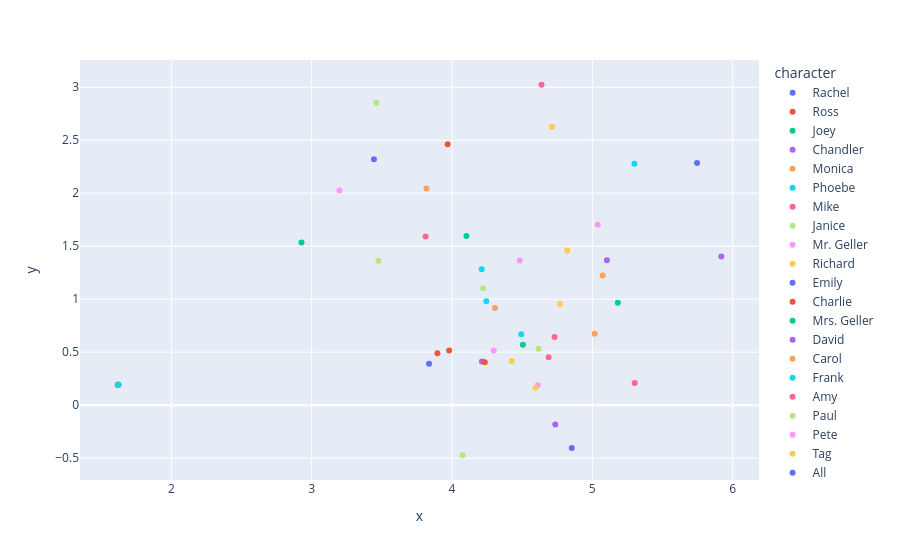

Here is the notebook cell this chart was saved with:
### Code cell
import plotly.express as px
fig = px.scatter(Data, x = z[: ,0], y = z [:,1], color="character")
fig.show()

### Figure 1 — Plotly figure (JSON) as saved in the notebook; plotly's stock layout.template omitted (floating-point values rounded to 4 significant figures)
{"data": [{"hovertemplate": "character=Rachel<br>x=%{x}<br>y=%{y}<extra></extra>", "legendgroup": "Rachel", "marker": {"color": "#636efa", "symbol": "circle"}, "mode": "markers", "name": "Rachel", "orientation": "v", "showlegend": true, "type": "scatter", "x": [1.62], "xaxis": "x", "y": [0.1914], "yaxis": "y"}, {"hovertemplate": "character=Ross<br>x=%{x}<br>y=%{y}<extra></extra>", "legendgroup": "Ross", "marker": {"color": "#EF553B", "symbol": "circle"}, "mode": "markers", "name": "Ross", "orientation": "v", "showlegend": true, "type": "scatter", "x": [1.62], "xaxis": "x", "y": [0.192], "yaxis": "y"}, {"hovertemplate": "character=Joey<br>x=%{x}<br>y=%{y}<extra></extra>", "legendgroup": "Joey", "marker": {"color": "#00cc96", "symbol": "circle"}, "mode": "markers", "name": "Joey", "orientation": "v", "showlegend": true, "type": "scatter", "x": [1.617], "xaxis": "x", "y": [0.1924], "yaxis": "y"}, {"hovertemplate": "character=Chandler<br>x=%{x}<br>y=%{y}<extra></extra>", "legendgroup": "Chandler", "marker": {"color": "#ab63fa", "symbol": "circle"}, "mode": "markers", "name": "Chandler", "orientation": "v", "showlegend": true, "type": "scatter", "x": [1.622], "xaxis": "x", "y": [0.193], "yaxis": "y"}, {"hovertemplate": "character=Monica<br>x=%{x}<br>y=%{y}<extra></extra>", "legendgroup": "Monica", "marker": {"color": "#FFA15A", "symbol": "circle"}, "mode": "markers", "name": "Monica", "orientation": "v", "showlegend": true, "type": "scatter", "x": [1.623], "xaxis": "x", "y": [0.1933], "yaxis": "y"}, {"hovertemplate": "character=Phoebe<br>x=%{x}<br>y=%{y}<extra></extra>", "legendgroup": "Phoebe", "marker": {"color": "#19d3f3", "symbol": "circle"}, "mode": "markers", "name": "Phoebe", "orientation": "v", "showlegend": true, "type": "scatter", "x": [1.622], "xaxis": "x", "y": [0.1927], "yaxis": "y"}, {"hovertemplate": "character=Mike<br>x=%{x}<br>y=%{y}<extra></extra>", "legendgroup": "Mike", "marker": {"color": "#FF6692", "symbol": "circle"}, "mode": "markers", "name": "Mike", "orientation": "v", "showlegend": true, "type": "scatter", "x": [4.638], "xaxis": "x", "y": [3.024], "yaxis": "y"}, {"hovertemplate": "character=Janice<br>x=%{x}<br>y=%{y}<extra></extra>", "legendgroup": "Janice", "marker": {"color": "#B6E880", "symbol": "circle"}, "mode": "markers", "name": "Janice", "orientation": "v", "showlegend": true, "type": "scatter", "x": [3.461], "xaxis": "x", "y": [2.855], "yaxis": "y"}, {"hovertemplate": "character=Mr. Geller<br>x=%{x}<br>y=%{y}<extra></extra>", "legendgroup": "Mr. Geller", "marker": {"color": "#FF97FF", "symbol": "circle"}, "mode": "markers", "name": "Mr. Geller", "orientation": "v", "showlegend": true, "type": "scatter", "x": [3.197], "xaxis": "x", "y": [2.025], "yaxis": "y"}, {"hovertemplate": "character=Richard<br>x=%{x}<br>y=%{y}<extra></extra>", "legendgroup": "Richard", "marker": {"color": "#FECB52", "symbol": "circle"}, "mode": "markers", "name": "Richard", "orientation": "v", "showlegend": true, "type": "scatter", "x": [4.712], "xaxis": "x", "y": [2.626], "yaxis": "y"}, {"hovertemplate": "character=Emily<br>x=%{x}<br>y=%{y}<extra></extra>", "legendgroup": "Emily", "marker": {"color": "#636efa", "symbol": "circle"}, "mode": "markers", "name": "Emily", "orientation": "v", "showlegend": true, "type": "scatter", "x": [3.444], "xaxis": "x", "y": [2.319], "yaxis": "y"}, {"hovertemplate": "character=Charlie<br>x=%{x}<br>y=%{y}<extra></extra>", "legendgroup": "Charlie", "marker": {"color": "#EF553B", "symbol": "circle"}, "mode": "markers", "name": "Charlie", "orientation": "v", "showlegend": true, "type": "scatter", "x": [3.969], "xaxis": "x", "y": [2.463], "yaxis": "y"}, {"hovertemplate": "character=Mrs. Geller<br>x=%{x}<br>y=%{y}<extra></extra>", "legendgroup": "Mrs. Geller", "marker": {"color": "#00cc96", "symbol": "circle"}, "mode": "markers", "name": "Mrs. Geller", "orientation": "v", "showlegend": true, "type": "scatter", "x": [2.927], "xaxis": "x", "y": [1.535], "yaxis": "y"}, {"hovertemplate": "character=David<br>x=%{x}<br>y=%{y}<extra></extra>", "legendgroup": "David", "marker": {"color": "#ab63fa", "symbol": "circle"}, "mode": "markers", "name": "David", "orientation": "v", "showlegend": true, "type": "scatter", "x": [5.919], "xaxis": "x", "y": [1.402], "yaxis": "y"}, {"hovertemplate": "character=Carol<br>x=%{x}<br>y=%{y}<extra></extra>", "legendgroup": "Carol", "marker": {"color": "#FFA15A", "symbol": "circle"}, "mode": "markers", "name": "Carol", "orientation": "v", "showlegend": true, "type": "scatter", "x": [3.818], "xaxis": "x", "y": [2.045], "yaxis": "y"}, {"hovertemplate": "character=Frank<br>x=%{x}<br>y=%{y}<extra></extra>", "legendgroup": "Frank", "marker": {"color": "#19d3f3", "symbol": "circle"}, "mode": "markers", "name": "Frank", "orientation": "v", "showlegend": true, "type": "scatter", "x": [5.3], "xaxis": "x", "y": [2.278], "yaxis": "y"}, {"hovertemplate": "character=Amy<br>x=%{x}<br>y=%{y}<extra></extra>", "legendgroup": "Amy", "marker": {"color": "#FF6692", "symbol": "circle"}, "mode": "markers", "name": "Amy", "orientation": "v", "showlegend": true, "type": "scatter", "x": [3.811], "xaxis": "x", "y": [1.591], "yaxis": "y"}, {"hovertemplate": "character=Paul<br>x=%{x}<br>y=%{y}<extra></extra>", "legendgroup": "Paul", "marker": {"color": "#B6E880", "symbol": "circle"}, "mode": "markers", "name": "Paul", "orientation": "v", "showlegend": true, "type": "scatter", "x": [3.476], "xaxis": "x", "y": [1.363], "yaxis": "y"}, {"hovertemplate": "character=Pete<br>x=%{x}<br>y=%{y}<extra></extra>", "legendgroup": "Pete", "marker": {"color": "#FF97FF", "symbol": "circle"}, "mode": "markers", "name": "Pete", "orientation": "v", "showlegend": true, "type": "scatter", "x": [5.039], "xaxis": "x", "y": [1.701], "yaxis": "y"}, {"hovertemplate": "character=Tag<br>x=%{x}<br>y=%{y}<extra></extra>", "legendgroup": "Tag", "marker": {"color": "#FECB52", "symbol": "circle"}, "mode": "markers", "name": "Tag", "orientation": "v", "showlegend": true, "type": "scatter", "x": [4.821], "xaxis": "x", "y": [1.46], "yaxis": "y"}, {"hovertemplate": "character=All<br>x=%{x}<br>y=%{y}<extra></extra>", "legendgroup": "All", "marker": {"color": "#636efa", "symbol": "circle"}, "mode": "markers", "name": "All", "orientation": "v", "showlegend": true, "type": "scatter", "x": [5.746], "xaxis": "x", "y": [2.286], "yaxis": "y"}, {"hovertemplate": "character=Gunther<br>x=%{x}<br>y=%{y}<extra></extra>", "legendgroup": "Gunther", "marker": {"color": "#EF553B", "symbol": "circle"}, "mode": "markers", "name": "Gunther", "orientation": "v", "showlegend": true, "type": "scatter", "x": [3.896], "xaxis": "x", "y": [0.4886], "yaxis": "y"}, {"hovertemplate": "character=Mona<br>x=%{x}<br>y=%{y}<extra></extra>", "legendgroup": "Mona", "marker": {"color": "#00cc96", "symbol": "circle"}, "mode": "markers", "name": "Mona", "orientation": "v", "showlegend": true, "type": "scatter", "x": [4.103], "xaxis": "x", "y": [1.597], "yaxis": "y"}, {"hovertemplate": "character=Gary<br>x=%{x}<br>y=%{y}<extra></extra>", "legendgroup": "Gary", "marker": {"color": "#ab63fa", "symbol": "circle"}, "mode": "markers", "name": "Gary", "orientation": "v", "showlegend": true, "type": "scatter", "x": [5.104], "xaxis": "x", "y": [1.367], "yaxis": "y"}, {"hovertemplate": "character=Joshua<br>x=%{x}<br>y=%{y}<extra></extra>", "legendgroup": "Joshua", "marker": {"color": "#FFA15A", "symbol": "circle"}, "mode": "markers", "name": "Joshua", "orientation": "v", "showlegend": true, "type": "scatter", "x": [5.074], "xaxis": "x", "y": [1.224], "yaxis": "y"}, {"hovertemplate": "character=Jill<br>x=%{x}<br>y=%{y}<extra></extra>", "legendgroup": "Jill", "marker": {"color": "#19d3f3", "symbol": "circle"}, "mode": "markers", "name": "Jill", "orientation": "v", "showlegend": true, "type": "scatter", "x": [4.211], "xaxis": "x", "y": [1.282], "yaxis": "y"}, {"hovertemplate": "character=Eddie<br>x=%{x}<br>y=%{y}<extra></extra>", "legendgroup": "Eddie", "marker": {"color": "#FF6692", "symbol": "circle"}, "mode": "markers", "name": "Eddie", "orientation": "v", "showlegend": true, "type": "scatter", "x": [5.302], "xaxis": "x", "y": [0.2087], "yaxis": "y"}, {"hovertemplate": "character=Doug<br>x=%{x}<br>y=%{y}<extra></extra>", "legendgroup": "Doug", "marker": {"color": "#B6E880", "symbol": "circle"}, "mode": "markers", "name": "Doug", "orientation": "v", "showlegend": true, "type": "scatter", "x": [4.075], "xaxis": "x", "y": [-0.4731], "yaxis": "y"}, {"hovertemplate": "character=Kathy<br>x=%{x}<br>y=%{y}<extra></extra>", "legendgroup": "Kathy", "marker": {"color": "#FF97FF", "symbol": "circle"}, "mode": "markers", "name": "Kathy", "orientation": "v", "showlegend": true, "type": "scatter", "x": [4.483], "xaxis": "x", "y": [1.365], "yaxis": "y"}, {"hovertemplate": "character=Eric<br>x=%{x}<br>y=%{y}<extra></extra>", "legendgroup": "Eric", "marker": {"color": "#FECB52", "symbol": "circle"}, "mode": "markers", "name": "Eric", "orientation": "v", "showlegend": true, "type": "scatter", "x": [4.769], "xaxis": "x", "y": [0.9544], "yaxis": "y"}, {"hovertemplate": "character=Joanna<br>x=%{x}<br>y=%{y}<extra></extra>", "legendgroup": "Joanna", "marker": {"color": "#636efa", "symbol": "circle"}, "mode": "markers", "name": "Joanna", "orientation": "v", "showlegend": true, "type": "scatter", "x": [3.836], "xaxis": "x", "y": [0.3903], "yaxis": "y"}, {"hovertemplate": "character=Dr. Green<br>x=%{x}<br>y=%{y}<extra></extra>", "legendgroup": "Dr. Green", "marker": {"color": "#EF553B", "symbol": "circle"}, "mode": "markers", "name": "Dr. Green", "orientation": "v", "showlegend": true, "type": "scatter", "x": [3.979], "xaxis": "x", "y": [0.5147], "yaxis": "y"}, {"hovertemplate": "character=Janine<br>x=%{x}<br>y=%{y}<extra></extra>", "legendgroup": "Janine", "marker": {"color": "#00cc96", "symbol": "circle"}, "mode": "markers", "name": "Janine", "orientation": "v", "showlegend": true, "type": "scatter", "x": [5.182], "xaxis": "x", "y": [0.9659], "yaxis": "y"}, {"hovertemplate": "character=Erica<br>x=%{x}<br>y=%{y}<extra></extra>", "legendgroup": "Erica", "marker": {"color": "#ab63fa", "symbol": "circle"}, "mode": "markers", "name": "Erica", "orientation": "v", "showlegend": true, "type": "scatter", "x": [4.213], "xaxis": "x", "y": [0.4123], "yaxis": "y"}, {"hovertemplate": "character=Woman<br>x=%{x}<br>y=%{y}<extra></extra>", "legendgroup": "Woman", "marker": {"color": "#FFA15A", "symbol": "circle"}, "mode": "markers", "name": "Woman", "orientation": "v", "showlegend": true, "type": "scatter", "x": [4.306], "xaxis": "x", "y": [0.916], "yaxis": "y"}, {"hovertemplate": "character=Susan<br>x=%{x}<br>y=%{y}<extra></extra>", "legendgroup": "Susan", "marker": {"color": "#19d3f3", "symbol": "circle"}, "mode": "markers", "name": "Susan", "orientation": "v", "showlegend": true, "type": "scatter", "x": [4.244], "xaxis": "x", "y": [0.9799], "yaxis": "y"}, {"hovertemplate": "character=Mr. Treeger<br>x=%{x}<br>y=%{y}<extra></extra>", "legendgroup": "Mr. Treeger", "marker": {"color": "#FF6692", "symbol": "circle"}, "mode": "markers", "name": "Mr. Treeger", "orientation": "v", "showlegend": true, "type": "scatter", "x": [4.731], "xaxis": "x", "y": [0.6437], "yaxis": "y"}, {"hovertemplate": "character=Elizabeth<br>x=%{x}<br>y=%{y}<extra></extra>", "legendgroup": "Elizabeth", "marker": {"color": "#B6E880", "symbol": "circle"}, "mode": "markers", "name": "Elizabeth", "orientation": "v", "showlegend": true, "type": "scatter", "x": [4.221], "xaxis": "x", "y": [1.103], "yaxis": "y"}, {"hovertemplate": "character=Cecilia<br>x=%{x}<br>y=%{y}<extra></extra>", "legendgroup": "Cecilia", "marker": {"color": "#FF97FF", "symbol": "circle"}, "mode": "markers", "name": "Cecilia", "orientation": "v", "showlegend": true, "type": "scatter", "x": [4.611], "xaxis": "x", "y": [0.1872], "yaxis": "y"}, {"hovertemplate": "character=Gavin<br>x=%{x}<br>y=%{y}<extra></extra>", "legendgroup": "Gavin", "marker": {"color": "#FECB52", "symbol": "circle"}, "mode": "markers", "name": "Gavin", "orientation": "v", "showlegend": true, "type": "scatter", "x": [4.425], "xaxis": "x", "y": [0.4173], "yaxis": "y"}, {"hovertemplate": "character=Director<br>x=%{x}<br>y=%{y}<extra></extra>", "legendgroup": "Director", "marker": {"color": "#636efa", "symbol": "circle"}, "mode": "markers", "name": "Director", "orientation": "v", "showlegend": true, "type": "scatter", "x": [4.854], "xaxis": "x", "y": [-0.4043], "yaxis": "y"}, {"hovertemplate": "character=Melissa<br>x=%{x}<br>y=%{y}<extra></extra>", "legendgroup": "Melissa", "marker": {"color": "#EF553B", "symbol": "circle"}, "mode": "markers", "name": "Melissa", "orientation": "v", "showlegend": true, "type": "scatter", "x": [4.234], "xaxis": "x", "y": [0.4053], "yaxis": "y"}, {"hovertemplate": "character=Steve<br>x=%{x}<br>y=%{y}<extra></extra>", "legendgroup": "Steve", "marker": {"color": "#00cc96", "symbol": "circle"}, "mode": "markers", "name": "Steve", "orientation": "v", "showlegend": true, "type": "scatter", "x": [4.505], "xaxis": "x", "y": [0.5688], "yaxis": "y"}, {"hovertemplate": "character=The Director<br>x=%{x}<br>y=%{y}<extra></extra>", "legendgroup": "The Director", "marker": {"color": "#ab63fa", "symbol": "circle"}, "mode": "markers", "name": "The Director", "orientation": "v", "showlegend": true, "type": "scatter", "x": [4.736], "xaxis": "x", "y": [-0.1832], "yaxis": "y"}, {"hovertemplate": "character=Ursula<br>x=%{x}<br>y=%{y}<extra></extra>", "legendgroup": "Ursula", "marker": {"color": "#FFA15A", "symbol": "circle"}, "mode": "markers", "name": "Ursula", "orientation": "v", "showlegend": true, "type": "scatter", "x": [5.017], "xaxis": "x", "y": [0.6745], "yaxis": "y"}, {"hovertemplate": "character=Frank Jr.<br>x=%{x}<br>y=%{y}<extra></extra>", "legendgroup": "Frank Jr.", "marker": {"color": "#19d3f3", "symbol": "circle"}, "mode": "markers", "name": "Frank Jr.", "orientation": "v", "showlegend": true, "type": "scatter", "x": [4.494], "xaxis": "x", "y": [0.6696], "yaxis": "y"}, {"hovertemplate": "character=Kate<br>x=%{x}<br>y=%{y}<extra></extra>", "legendgroup": "Kate", "marker": {"color": "#FF6692", "symbol": "circle"}, "mode": "markers", "name": "Kate", "orientation": "v", "showlegend": true, "type": "scatter", "x": [4.689], "xaxis": "x", "y": [0.4514], "yaxis": "y"}, {"hovertemplate": "character=Alice<br>x=%{x}<br>y=%{y}<extra></extra>", "legendgroup": "Alice", "marker": {"color": "#B6E880", "symbol": "circle"}, "mode": "markers", "name": "Alice", "orientation": "v", "showlegend": true, "type": "scatter", "x": [4.617], "xaxis": "x", "y": [0.5311], "yaxis": "y"}, {"hovertemplate": "character=Kim<br>x=%{x}<br>y=%{y}<extra></extra>", "legendgroup": "Kim", "marker": {"color": "#FF97FF", "symbol": "circle"}, "mode": "markers", "name": "Kim", "orientation": "v", "showlegend": true, "type": "scatter", "x": [4.297], "xaxis": "x", "y": [0.5153], "yaxis": "y"}, {"hovertemplate": "character=Estelle<br>x=%{x}<br>y=%{y}<extra></extra>", "legendgroup": "Estelle", "marker": {"color": "#FECB52", "symbol": "circle"}, "mode": "markers", "name": "Estelle", "orientation": "v", "showlegend": true, "type": "scatter", "x": [4.594], "xaxis": "x", "y": [0.1649], "yaxis": "y"}], "layout": {"legend": {"title": {"text": "character"}, "tracegroupgap": 0}, "margin": {"t": 60}, "xaxis": {"anchor": "y", "domain": [0, 1], "title": {"text": "x"}}, "yaxis": {"anchor": "x", "domain": [0, 1], "title": {"text": "y"}}}}
